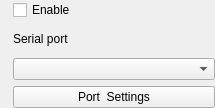
<?xml version="1.0" encoding="UTF-8"?>
<ui version="4.0">
 <class>SerialFrame</class>
 <widget class="QFrame" name="SerialFrame">
  <property name="geometry">
   <rect>
    <x>0</x>
    <y>0</y>
    <width>215</width>
    <height>108</height>
   </rect>
  </property>
  <property name="windowTitle">
   <string>Frame</string>
  </property>
  <layout class="QGridLayout" name="gridLayout">
   <property name="leftMargin">
    <number>0</number>
   </property>
   <property name="topMargin">
    <number>0</number>
   </property>
   <property name="rightMargin">
    <number>0</number>
   </property>
   <property name="bottomMargin">
    <number>0</number>
   </property>
   <item row="2" column="0">
    <widget class="BlinkenLight" name="led_serial">
     <property name="sizePolicy">
      <sizepolicy hsizetype="Minimum" vsizetype="Preferred">
       <horstretch>0</horstretch>
       <verstretch>0</verstretch>
      </sizepolicy>
     </property>
     <property name="text">
      <string/>
     </property>
     <property name="pixmap">
      <pixmap resource="../../resources.qrc">:/images/images/led-off.png</pixmap>
     </property>
    </widget>
   </item>
   <item row="1" column="1">
    <widget class="QLabel" name="label">
     <property name="text">
      <string>Serial port</string>
     </property>
    </widget>
   </item>
   <item row="2" column="1">
    <widget class="QComboBox" name="cmbSerial">
     <property name="sizePolicy">
      <sizepolicy hsizetype="Expanding" vsizetype="Fixed">
       <horstretch>0</horstretch>
       <verstretch>0</verstretch>
      </sizepolicy>
     </property>
    </widget>
   </item>
   <item row="3" column="1">
    <widget class="QPushButton" name="pbSettings">
     <property name="text">
      <string>Port  Settings</string>
     </property>
    </widget>
   </item>
   <item row="0" column="1">
    <widget class="QCheckBox" name="cbEnable">
     <property name="text">
      <string>Enable</string>
     </property>
    </widget>
   </item>
  </layout>
 </widget>
 <customwidgets>
  <customwidget>
   <class>BlinkenLight</class>
   <extends>QLabel</extends>
   <header>src/BlinkenLight.h</header>
  </customwidget>
 </customwidgets>
 <resources>
  <include location="../../resources.qrc"/>
 </resources>
 <connections/>
</ui>
